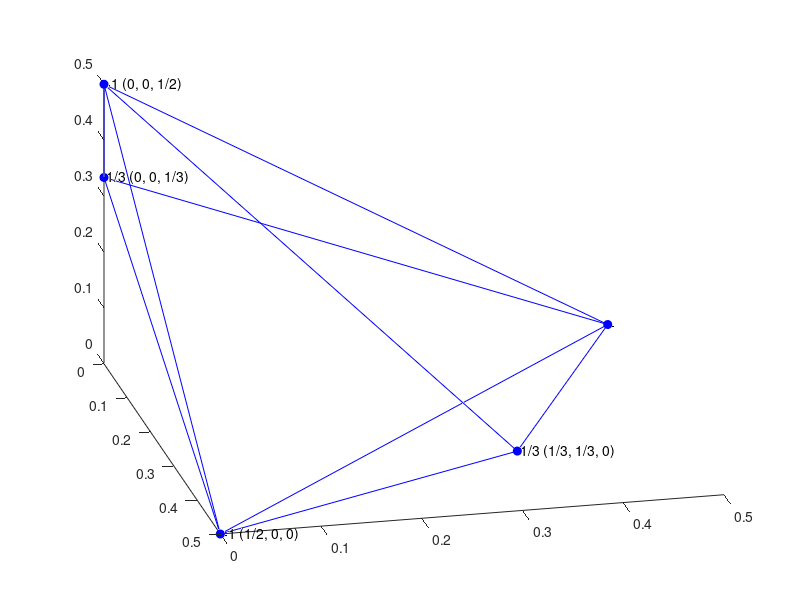

This chart was generated by the following MATLAB code:
% This script depicts Reaction Rate Polyhedron.
vertices = [0, 0, 0.333333333;...
            0, 0, 0.5;...
            0, 0.5, 0;...
            0.5, 0, 0;...
            0.333333333, 0.333333333, 0];
labels = {' 1/3 (0, 0, 1/3)',...
          ' -1 (0, 0, 1/2)',...
          ' -1 (0, 1/2, 0)',...
          ' -1 (1/2, 0, 0)',...
          ' 1/3 (1/3, 1/3, 0)'};
edges = [1, 2;
         1, 3;
         1, 4;
         2, 3;
         2, 4;
         2, 5;
         3, 4;
         3, 5;
         4, 5];

figure;
% Draw vertices
hold on;
for k = 1:size(vertices, 1)
    plot3(vertices(k, 1), vertices(k, 2), vertices(k, 3), 'bo', 'MarkerFaceColor', 'b');
    text(vertices(k, 1), vertices(k, 2), vertices(k, 3), labels{k});
end
% Draw edges
for k = 1:size(edges, 1)
    plot3([vertices(edges(k, 1), 1), vertices(edges(k, 2), 1)],...
          [vertices(edges(k, 1), 2), vertices(edges(k, 2), 2)],...
          [vertices(edges(k, 1), 3), vertices(edges(k, 2), 3)], 'b-');
end
view(77, 32);
